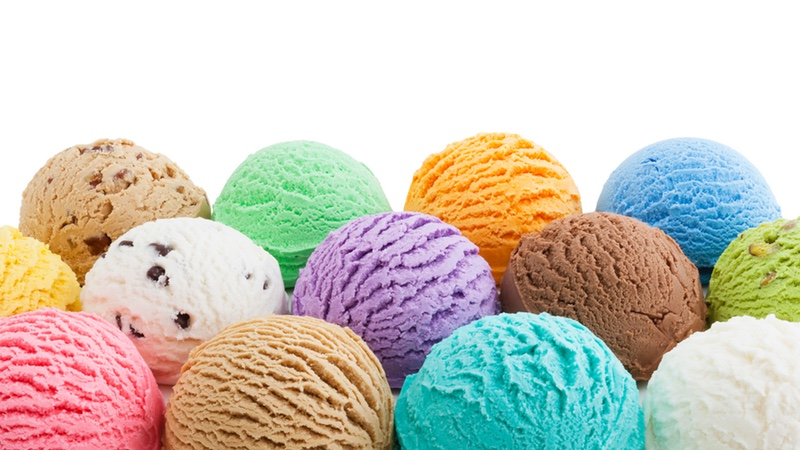
#> input picture ice.jpg, 800 x 450 px
$ jupyter execute 'TASK 4.2 crop and swap.ipynb'
#> lines starting #> are read from the running program, lines starting #| are printed output that depends on the picture
# Task 4.2 Image Crop And Swap using cv2

[cell 1]
import numpy as np
import cv2

[cell 2]
# Show the 1st image
pic1 = cv2.imread("ice.jpg")
#> pic1 is the input picture: shape (450, 800, 3); mean B, G, R 189, 200.8, 205.7
pic2 = cv2.imread("ice2.jpg")
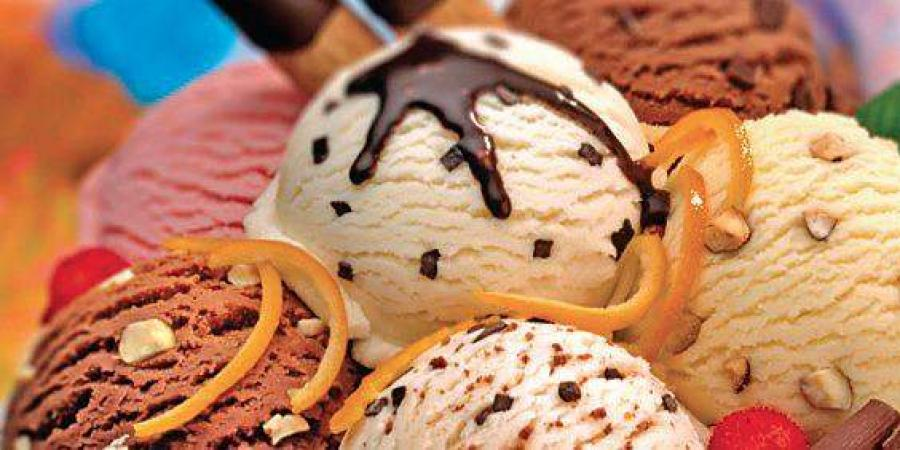
#> input picture ice2.jpg, 900 x 450 px
#> pic2 is the input picture: shape (450, 900, 3); mean B, G, R 101.8, 132.5, 185.3
cv2.imshow("ice",pic2)
cv2.imshow("cream",pic1)
cv2.waitKey()
cv2.destroyAllWindows()

[cell 3]
pic1.shape
#> Out = (450, 800, 3)

[cell 4]
pic2.shape
#> Out = (450, 900, 3)

[cell 5]
#Swapping The image
pic1[0:300,100:400],pic2[0:300,100:400]=pic2[0:300,100:400],pic1[0:300,100:400]
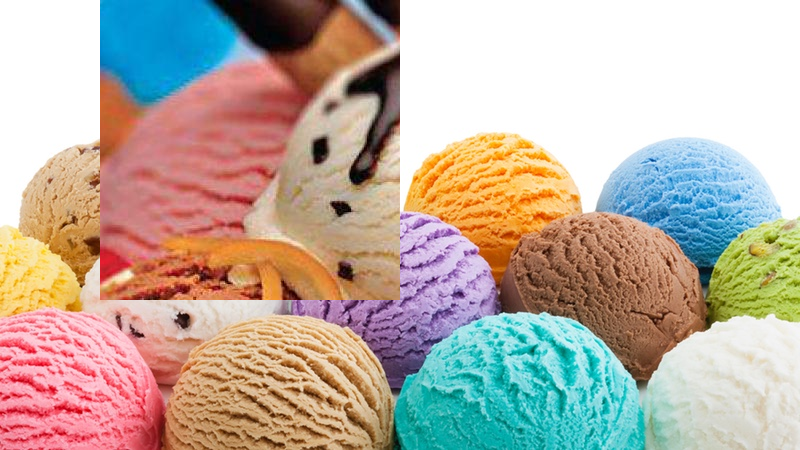
#> pic1: shape (450, 800, 3); mean B, G, R 161.9, 174.3, 188.8
